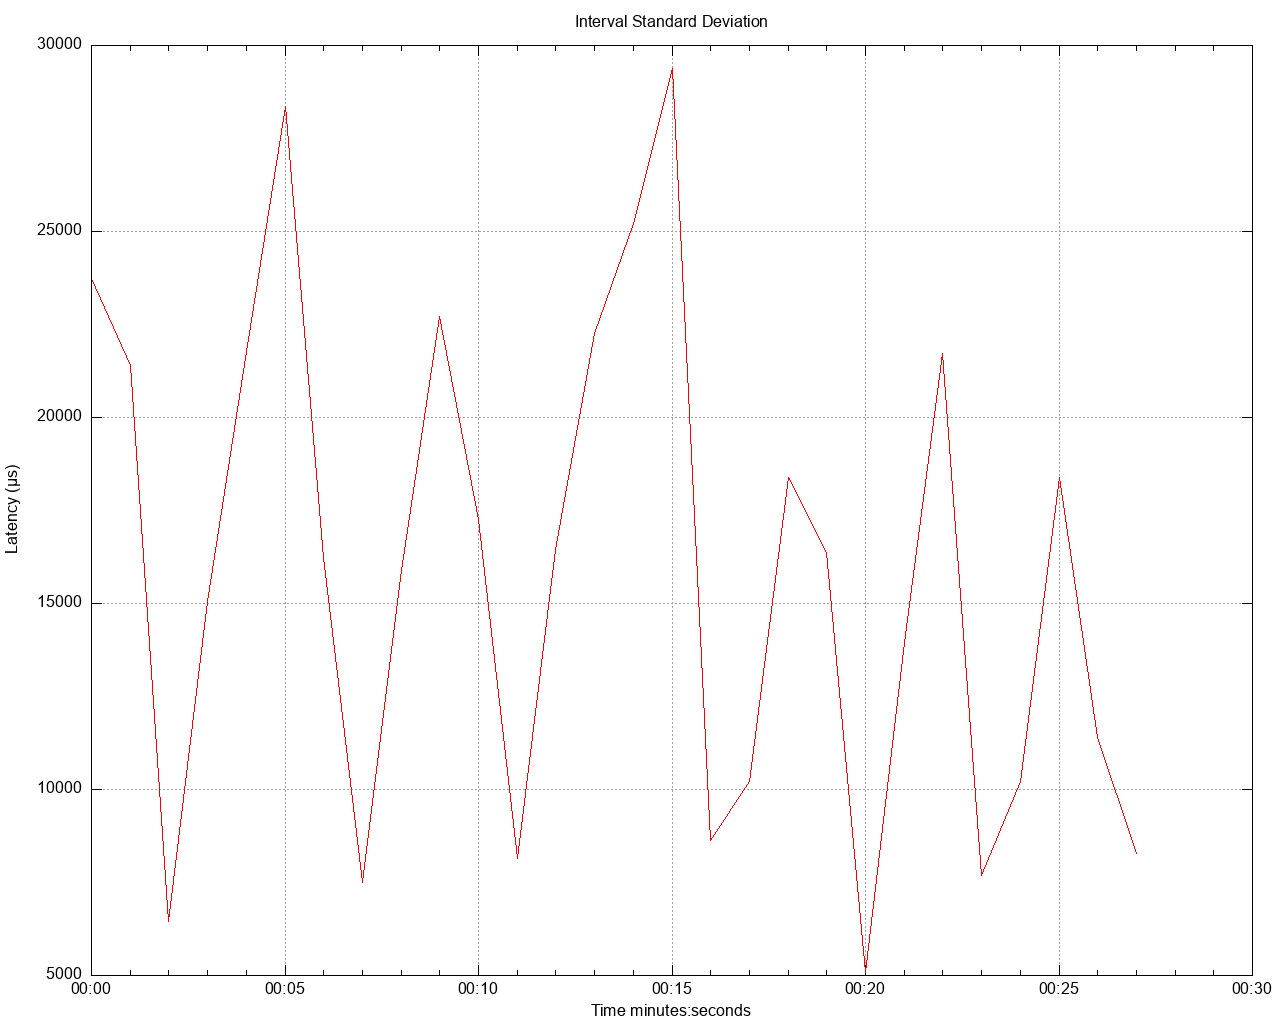

gnuplot code for this plot:
set title 'Interval Standard Deviation' noenhanced
set style data lines
set datafile separator ","
set terminal png size 1280,1024
set grid
set key below
set xdata time
set timefmt "%s"
offset = 0
t0(x)=(offset=($0==0) ? x : offset, x - offset)
set xlabel 'Time minutes:seconds'
set ylabel 'Latency (μs)'
set output '/Users/gbarnett/git/hazelcast-simulator/atomiclong-3node-member/atomicreference/latency/latency_interval_std_deviation_eightKbWrite.png'
plot \
   '/Users/gbarnett/git/hazelcast-simulator/atomiclong-3node-member/atomicreference/data/latency_interval_std_deviation_eightKbWrite_1.data' using (t0(timecolumn(1))):2 title "" lt rgb "red", \
